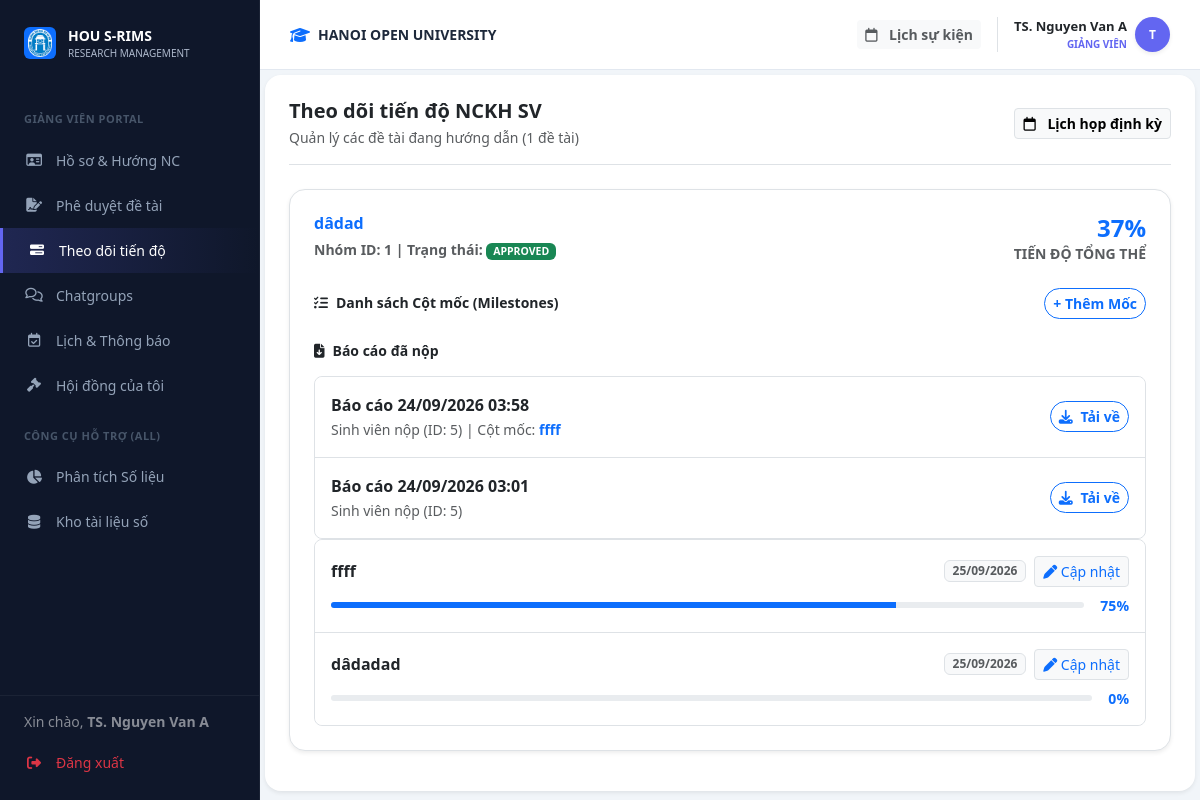
Page /lecturer/progress (signed in) on the committed database.
### models.py (models this page shows)
class User(db.Model):
    __tablename__ = 'users'
    id = db.Column(db.Integer, primary_key=True)
    username = db.Column(db.String(50), unique=True, nullable=False)
    password_hash = db.Column(db.String(128), nullable=False)
    full_name = db.Column(db.String(100), nullable=False)
    email = db.Column(db.String(120), unique=True, nullable=False)
    phone = db.Column(db.String(20), nullable=True)
    bio = db.Column(db.Text, nullable=True)
    role = db.Column(db.String(20), nullable=False) # Admin, Lecturer, Student
    student_id = db.Column(db.String(20), nullable=True)   # MSSV for students
    faculty = db.Column(db.String(100), nullable=True)      # faculty / department
    topics_mentored = db.relationship('Topic', backref='mentor', lazy=True)
    group_memberships = db.relationship('GroupMember', backref='student', lazy=True)

class Topic(db.Model):
    __tablename__ = 'topics'
    id = db.Column(db.Integer, primary_key=True)
    title = db.Column(db.String(200), nullable=False)   # renamed from 'name'
    description = db.Column(db.Text, nullable=True)
    batch_id = db.Column(db.Integer, db.ForeignKey('batches.id'), nullable=True)
    mentor_id = db.Column(db.Integer, db.ForeignKey('users.id'), nullable=True)
    group_id = db.Column(db.Integer, db.ForeignKey('groups.id'), nullable=True)
    status = db.Column(db.String(20), default='pending') # pending, faculty_pending, approved, rejected
    created_at = db.Column(db.DateTime, default=datetime.utcnow)
    meetings = db.relationship('Meeting', backref='topic', lazy=True)
    milestones = db.relationship('Milestone', backref='topic', lazy=True)

class Submission(db.Model):
    __tablename__ = 'submissions'
    id = db.Column(db.Integer, primary_key=True)
    topic_id = db.Column(db.Integer, db.ForeignKey('topics.id'), nullable=False)
    milestone_id = db.Column(db.Integer, db.ForeignKey('milestones.id'), nullable=True)
    uploader_id = db.Column(db.Integer, db.ForeignKey('users.id'), nullable=False)
    file_url = db.Column(db.String(255), nullable=False)
    type = db.Column(db.String(50), nullable=False)
    submitted_at = db.Column(db.DateTime, default=datetime.utcnow)
    milestone = db.relationship('Milestone', backref='submissions')

class Milestone(db.Model):
    __tablename__ = 'milestones'
    id = db.Column(db.Integer, primary_key=True)
    topic_id = db.Column(db.Integer, db.ForeignKey('topics.id'), nullable=False)
    name = db.Column(db.String(100), nullable=False)
    deadline = db.Column(db.DateTime, nullable=False)
    description = db.Column(db.Text, nullable=True)
    status = db.Column(db.String(20), default='pending')

### routes/lecturer_bp.py (the view)
@lecturer_bp.route('/progress')
def progress():
    user_id = session.get('user_id')
    my_topics = Topic.query.filter_by(mentor_id=user_id).all()
    all_milestones = []
    if my_topics:
        for t in my_topics:
            t.submissions = Submission.query.filter_by(topic_id=t.id).order_by(Submission.submitted_at.desc()).all()
            t.milestones_list = Milestone.query.filter_by(topic_id=t.id).order_by(Milestone.deadline.asc()).all()
            total_progress = 0
            for m in t.milestones_list:
                p = Progress.query.filter_by(milestone_id=m.id).order_by(Progress.updated_at.desc()).first()
                m.progress_pct = p.percentage if p else 0
                total_progress += m.progress_pct
                all_milestones.append(m)
            if len(t.milestones_list) > 0:
                total_progress = total_progress // len(t.milestones_list)
            t.total_progress = total_progress
    return render_template('lecturer/progress.html', all_mentored_topics=my_topics, all_milestones=all_milestones)

### templates/lecturer/progress.html
{% extends "layouts/lecturer_layout.html" %}
{% block lecturer_content %}
<div id="view-l-progress" class="fade-in ">
                <div class="card border-0 shadow-sm rounded-4 p-4">
                    <div class="d-flex justify-content-between align-items-center mb-4 border-bottom pb-3">
                        <div>
                            <h5 class="fw-bold mb-1">Theo dõi tiến độ NCKH SV</h5>
                            <div class="small text-muted">Quản lý các đề tài đang hướng dẫn ({{ all_mentored_topics|length }} đề tài)</div>
                        </div>
                        <button class="btn btn-light border btn-sm fw-bold" data-bs-toggle="modal" data-bs-target="#modalCreateMeeting">
                            <i class="fa-regular fa-calendar me-2"></i> Lịch họp định kỳ
                        </button>
                    </div>
                    {% if all_mentored_topics %}
                        {% for t in all_mentored_topics %}
                        {% set status_map = {'pending': 1, 'faculty_pending': 2, 'approved': 3} %}
                        {% set step = status_map.get(t.status, 1) %}
                        {% set pct = (step / 3 * 100) | round | int %}
                        <div class="bg-white border rounded-4 p-4 mb-3 shadow-sm">
                            <div class="d-flex justify-content-between mb-3">
                                <div>
                                    <h6 class="fw-bold text-primary mb-1">{{ t.title }}</h6>
                                    <small class="text-muted fw-bold">Nhóm ID: {{ t.group_id or 'N/A' }} | Trạng thái: <span class="badge {% if t.status == 'approved' %}bg-success{% else %}bg-warning text-dark{% endif %}">{{ t.status | upper }}</span></small>
                                </div>
                                <div class="text-end">
                                    <div class="h4 fw-bold text-primary mb-0">{{ t.total_progress | default(0) }}%</div>
                                    <div class="small text-muted fw-bold">TIẾN ĐỘ TỔNG THỂ</div>
                                </div>
                            </div>
                            <div class="mt-4">
                                <div class="d-flex justify-content-between align-items-center mb-3">
                                    <h6 class="fw-bold mb-0 small"><i class="fa-solid fa-list-check me-2"></i>Danh sách Cột mốc (Milestones)</h6>
                                    <button class="btn btn-sm btn-outline-primary rounded-pill fw-bold" onclick="openAddMilestoneModal({{ t.id }})">+ Thêm Mốc</button>
                                </div>
                                <div class="mt-4">
                                    <h6 class="fw-bold mb-3 small"><i class="fa-solid fa-file-arrow-down me-2"></i>Báo cáo đã nộp</h6>
                                    {% if t.submissions %}
                                        <div class="list-group list-group-flush border rounded-3">
                                        {% for sub in t.submissions %}
                                            <div class="list-group-item p-3 d-flex justify-content-between align-items-center">
                                                <div>
                                                    <div class="fw-bold text-dark">Báo cáo {{ sub.submitted_at.strftime('%d/%m/%Y %H:%M') }}</div>
                                                    <small class="text-muted">Sinh viên nộp (ID: {{ sub.uploader_id }})
                                                    {% if sub.milestone %} | Cột mốc: <span class="fw-bold text-primary">{{ sub.milestone.name }}</span>{% endif %}
                                                    </small>
                                                </div>
                                                <a href="/api/submissions/download/{{ sub.id }}" class="btn btn-sm btn-outline-primary rounded-pill fw-bold"><i class="fa-solid fa-download me-1"></i> Tải về</a>
                                            </div>
                                        {% endfor %}
                                        </div>
                                    {% else %}
                                        <div class="text-center p-3 border rounded-3 bg-light text-muted small">Chưa có báo cáo nào được nộp.</div>
                                    {% endif %}
                                </div>
                                {% if t.milestones_list %}
                                <div class="list-group list-group-flush border rounded-3">
                                    {% for m in t.milestones_list %}
                                    <div class="list-group-item p-3">
                                        <div class="d-flex justify-content-between align-items-center mb-2">
                                            <div class="fw-bold {{ 'text-success' if m.progress_pct == 100 else 'text-dark' }}">{{ m.name }}</div>
                                            <div class="d-flex gap-2 align-items-center">
                                                <span class="badge bg-light text-muted border">{{ m.deadline.strftime('%d/%m/%Y') }}</span>
                                                <button class="btn btn-sm btn-light text-primary border" onclick="updateMilestoneProgress({{ m.id }}, {{ m.progress_pct }}, '{{ m.name|replace('\'', '\\\'') }}')"><i class="fa-solid fa-pen"></i> Cập nhật</button>
                                            </div>
                                        </div>
                                        <div class="d-flex align-items-center gap-3">
                                            <div class="progress flex-grow-1" style="height: 6px;">
                                                <div class="progress-bar {{ 'bg-success' if m.progress_pct == 100 else 'bg-primary' }}" style="width: {{ m.progress_pct }}%"></div>
                                            </div>
                                            <div class="small fw-bold {{ 'text-success' if m.progress_pct == 100 else 'text-primary' }}">{{ m.progress_pct }}%</div>
                                        </div>
                                    </div>
                                    {% endfor %}
                                </div>
                                {% else %}
                                    <div class="text-center p-4 border rounded-3 bg-light text-muted small">
                                        Đề tài này chưa thiết lập cột mốc nào.
                                    </div>
                                {% endif %}
                            </div>
                        </div>
                        {% endfor %}
                    {% else %}
                        <div class="text-center text-muted py-5">
                            <i class="fa-solid fa-clipboard-list fs-1 d-block mb-3 opacity-25"></i>
                            <div class="fw-bold">Chưa có đề tài nào đang hướng dẫn</div>
                            <div class="small">Sinh viên cần đăng ký và chọn bạn làm mentor</div>
                        </div>
                    {% endif %}
                </div>
        </div>
{% endblock %}

### templates/layouts/lecturer_layout.html (shortened to what this page needs)
{% extends "base.html" %}
{% block content %}
        <div class="top-bar">
            <div class="d-flex align-items-center gap-2">
                <i class="fa-solid fa-graduation-cap text-primary"></i>
                <span class="fw-bold text-uppercase small">HANOI OPEN UNIVERSITY</span>
            </div>
            <div class="d-flex align-items-center gap-3">
                <button class="btn btn-light border-0 btn-sm fw-bold text-muted" onclick="switchTab('l-calendar', document.querySelector('.sub-nav-item:last-child'))">
                    <i class="fa-regular fa-calendar me-2"></i> Lịch sự kiện
                </button>
                <div class="dropdown border-start ps-3">
                    <div class="d-flex align-items-center gap-2 cursor-pointer dropdown-toggle no-arrow" data-bs-toggle="dropdown">
                        <div class="text-end">
                            <div class="fw-bold text-dark" style="font-size: 13px;">
                                {{ current_user.full_name if current_user else 'Giảng Viên' }}
                            </div>
                            <div class="fw-bold text-uppercase" style="font-size: 10px; color: #6366f1 !important;">
                                GIẢNG VIÊN
                            </div>
                        </div>
                        <div class="rounded-circle text-white d-flex align-items-center justify-content-center fw-bold shadow-sm" style="width: 35px; height: 35px; font-size: 12px; background: #6366f1 !important;">
                            {{ current_user.full_name[0] | upper if current_user and current_user.full_name else 'G' }}
                        </div>
                    </div>
                </div>
            </div>
        </div>
    <div class="content-area">
<div class="content-body">
{% block lecturer_content %}{% endblock %}
</div>
</div>
                            {% set has_topic = false %}
{% endblock %}

### templates/components/sidebar.html (shortened to what this page needs)
<div class="sidebar">
    <div class="sidebar-logo">
        <div class="d-flex align-items-center justify-content-center bg-primary rounded p-1" style="width: 32px; height: 32px;">
            <img src="{{ url_for('static', filename='assets/images/logo.png') }}" alt="" style="max-width:100%;">
        </div>
        <div>
            <div class="fw-bold text-white" style="font-size: 14px;">HOU S-RIMS</div>
            <div style="font-size: 10px; color: #aeb9cc;">RESEARCH MANAGEMENT</div>
        </div>
    </div>
    <div class="sidebar-menu-wrapper" style="flex: 1; overflow-y: auto; padding-bottom: 100px;">
    {% if session.get('role') == 'lecturer' %}
    <div class="menu-category">GIẢNG VIÊN PORTAL</div>
    <a href="{{ url_for('lecturer.dashboard') }}" class="nav-link {{ 'active-purple' if request.endpoint == 'lecturer.dashboard' else '' }}">
        <i class="fa-regular fa-id-card"></i> Hồ sơ & Hướng NC
    </a>
    <a href="{{ url_for('lecturer.approve') }}" class="nav-link {{ 'active-purple' if request.endpoint == 'lecturer.approve' else '' }}">
        <i class="fa-solid fa-file-signature"></i> Phê duyệt đề tài
    </a>
    <a href="{{ url_for('lecturer.progress') }}" class="nav-link {{ 'active-purple' if request.endpoint == 'lecturer.progress' else '' }}">
        <i class="fa-solid fa-bars-progress"></i> Theo dõi tiến độ
    </a>
    <a href="{{ url_for('lecturer.chat') }}" class="nav-link {{ 'active-purple' if request.endpoint == 'lecturer.chat' else '' }}">
        <i class="fa-regular fa-comments"></i> Chatgroups
    </a>
    <a href="{{ url_for('lecturer.calendar') }}" class="nav-link {{ 'active-purple' if request.endpoint == 'lecturer.calendar' else '' }}">
        <i class="fa-regular fa-calendar-check"></i> Lịch & Thông báo
    </a>
    <a href="{{ url_for('lecturer.council') }}" class="nav-link {{ 'active-purple' if request.endpoint == 'lecturer.council' else '' }}">
        <i class="fa-solid fa-gavel"></i> Hội đồng của tôi
    </a>
    {% endif %}
    <div class="menu-category">CÔNG CỤ HỖ TRỢ (ALL)</div>
    <a href="{{ url_for('web.analysis_page') }}" class="nav-link {{ 'active-main' if request.endpoint == 'web.analysis_page' else '' }}">
        <i class="fa-solid fa-chart-pie"></i> Phân tích Số liệu
    </a>
    <a href="{{ url_for('web.repository_page') }}" class="nav-link {{ 'active-main' if request.endpoint == 'web.repository_page' else '' }}">
        <i class="fa-solid fa-database"></i> Kho tài liệu số
    </a>
    </div>
    <div class="sidebar-footer" style="position: absolute; bottom: 0; left: 0; right: 0; background: var(--sidebar-bg); border-top: 1px solid rgba(255,255,255,0.05); padding: 15px 0;">
        <div class="px-4 mb-2 text-white small opacity-50">
            Xin chào, <strong>{{ session.get('user_name', 'Khách') }}</strong>
        </div>
        <a href="{{ url_for('auth.logout') }}" class="nav-link text-danger">
            <i class="fa-solid fa-right-from-bracket"></i> Đăng xuất
        </a>
    </div>
</div>

### rows in the picture
User: get "TS. Nguyen Van A", full_name "TS. Nguyen Van A", full_name "T"
Topic: title "dâdad", group "1", status "APPROVED", total_progress "37"
Submission: submitted_at "24/09/2026 03:58", uploader_id "5", milestone.name "ffff"
Submission: submitted_at "24/09/2026 03:01", uploader_id "5"
Milestone: name "ffff", deadline "25/09/2026", progress_pct "75"
Milestone: name "dâdadad", deadline "25/09/2026", progress_pct "0"

### other values in the picture
{{ all_mentored_topics|length }} "1"
